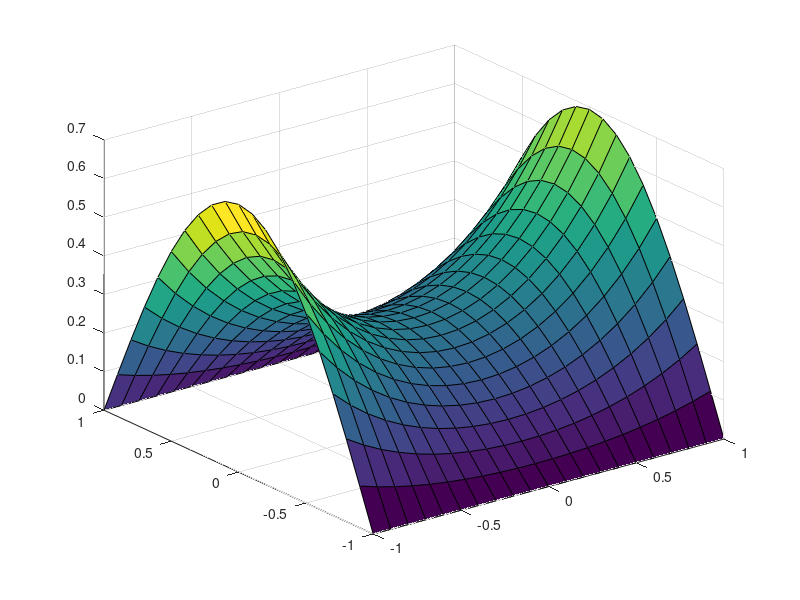

Reproduce this figure in MATLAB.
%ejemplo 2.7, verificados los resultados con el libro.

x_exp = [0 2 0 2 4 4 4 2 0 6 6 6 6 4 2 0 8 8 8 8 8 6 4 2 0];
y_exp = [0 0 2 2 0 2 4 4 4 0 2 4 6 6 6 6 0 2 4 6 8 8 8 8 8]; 
% hasta M = 25 se banca esto.
%no quise seguir expandiendo mas, porque: 1. no lo creia necesario; 2.
%sigue un patron facilemnte deducible si creen que es necesario mas
%terminos.

M = 6;

N = @(m,x,y) (1-y.^2).*x.^(x_exp(m)).*y.^(y_exp(m));
%W = @(l,x,y) (1-y^2).*x.^(x_exp(l)).*y.^(y_exp(l));
dNdx = @(m,x,y) x_exp(m)*x.^(x_exp(m)-1).*y.^y_exp(m).*(1-y.^2);
dNdy = @(m,x,y) y_exp(m).*x.^(x_exp(m)).*y.^(y_exp(m)-1).*(1-y.^2)-2*x.^x_exp(m).*y.^(y_exp(m)+1);

K = zeros(M,M);
f = zeros(M,1);

for l = 1:M
    for m = 1:M
        K(l,m) = integral2(@(x,y) dNdx(l,x,y).*dNdx(m,x,y) + dNdy(l,x,y).*dNdy(m,x,y), 0, 1, 0, 1);
    end
    f(l) = integral(@(y) N(l,1,y).*cos(pi.*y./2),0,1);
end

a = K\f;

x_q = -1:0.1:1;
y_q = -1:0.1:1;
n = length(x_q);
[X,Y] = meshgrid(x_q,y_q);
%phi = @(x,y) sum(a(:).*N(1:M,x,y));

phi_q = zeros(M,M);
for i = 1:n
    for j = 1:n
        phi_q(i,j) = sum(a(1:M).*N(1:M,X(i,j),Y(i,j))');
    end
end

surf(X,Y,phi_q);